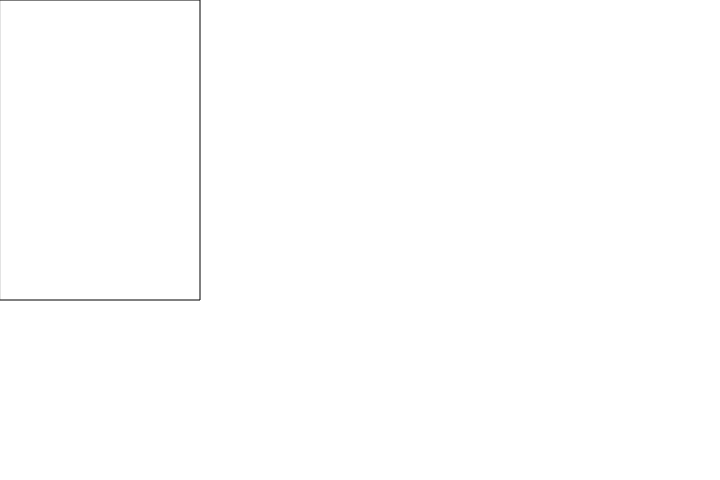
Frame 1 (no input)
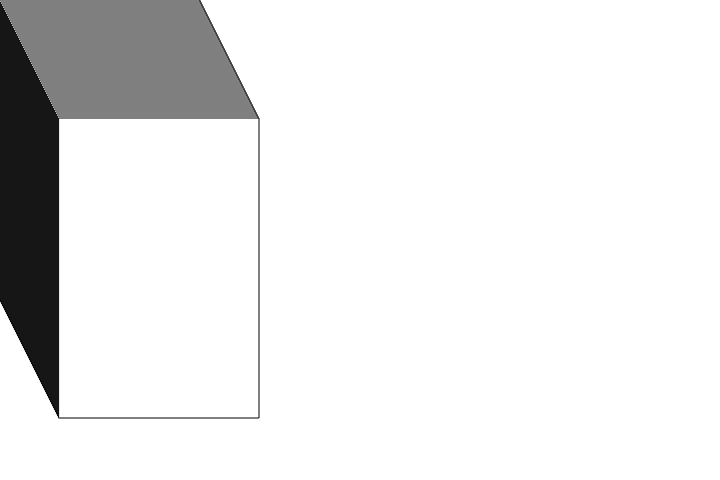
Frame 60 (no input)
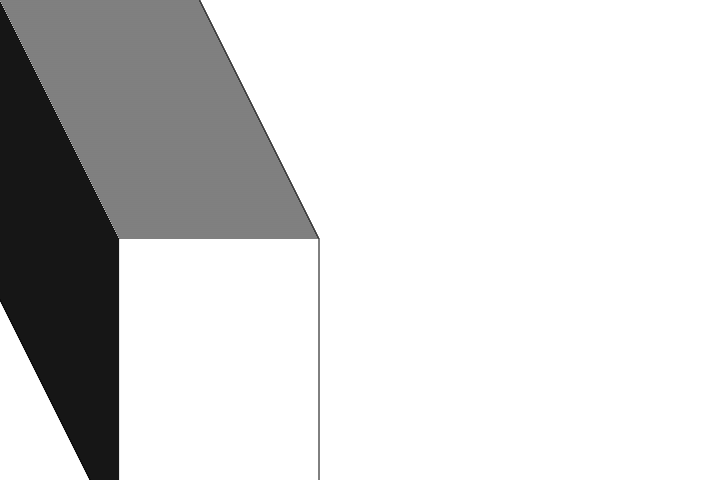
Frame 120 (the mouse pressed at the canvas centre since frame 60)

The p5.js sketch that drew these frames (run headless with seeded random() and noise() and a simulated clock; from frame 60 on, the mouse is pressed at the canvas centre):

// p5.js sketch
// ── sketch.js
var x = 0;
var y = 0;

function setup(){
createCanvas(720, 480);
}

function draw(){
  background ('#6000')
  rect(x,y,200,300)
  x = x + 1;
  X = x % 300;
  y = y + 2;
  y= y % 400;
}
